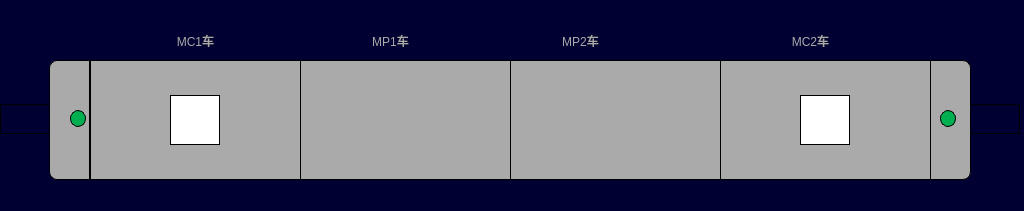
<?xml version="1.0" encoding="UTF-8"?>
<ui version="4.0">
 <class>VehicleAirCompressorPage</class>
 <widget class="QWidget" name="VehicleAirCompressorPage">
  <property name="geometry">
   <rect>
    <x>0</x>
    <y>0</y>
    <width>1024</width>
    <height>211</height>
   </rect>
  </property>
  <property name="windowTitle">
   <string>Form</string>
  </property>
  <property name="styleSheet">
   <string notr="true">QWidget{
	background-color:rgb(0,0,50);
}

QLabel
{

font:24px,&quot;微软雅黑&quot;;
border:1px solid black;
}</string>
  </property>
  <widget class="QLabel" name="LBLM2">
   <property name="geometry">
    <rect>
     <x>720</x>
     <y>60</y>
     <width>211</width>
     <height>120</height>
    </rect>
   </property>
   <property name="styleSheet">
    <string notr="true">background-color:rgb(170,170,170);</string>
   </property>
   <property name="text">
    <string/>
   </property>
  </widget>
  <widget class="QLabel" name="LBLMP1">
   <property name="geometry">
    <rect>
     <x>300</x>
     <y>60</y>
     <width>211</width>
     <height>120</height>
    </rect>
   </property>
   <property name="styleSheet">
    <string notr="true">background-color:rgb(170,170,170);</string>
   </property>
   <property name="text">
    <string/>
   </property>
  </widget>
  <widget class="QLabel" name="LBLTC1">
   <property name="geometry">
    <rect>
     <x>90</x>
     <y>60</y>
     <width>211</width>
     <height>120</height>
    </rect>
   </property>
   <property name="styleSheet">
    <string notr="true">background-color:rgb(170,170,170);</string>
   </property>
   <property name="text">
    <string/>
   </property>
  </widget>
  <widget class="QLabel" name="LBLM1">
   <property name="geometry">
    <rect>
     <x>510</x>
     <y>60</y>
     <width>211</width>
     <height>120</height>
    </rect>
   </property>
   <property name="styleSheet">
    <string notr="true">background-color:rgb(170,170,170);</string>
   </property>
   <property name="text">
    <string/>
   </property>
  </widget>
  <widget class="QLabel" name="lbl_airCompressor1">
   <property name="geometry">
    <rect>
     <x>170</x>
     <y>95</y>
     <width>50</width>
     <height>50</height>
    </rect>
   </property>
   <property name="styleSheet">
    <string notr="true">background-color: rgb(255, 255, 255);</string>
   </property>
   <property name="text">
    <string/>
   </property>
  </widget>
  <widget class="QLabel" name="lbl_airCompressor2">
   <property name="geometry">
    <rect>
     <x>800</x>
     <y>95</y>
     <width>50</width>
     <height>50</height>
    </rect>
   </property>
   <property name="styleSheet">
    <string notr="true">background-color: rgb(255, 255, 255);</string>
   </property>
   <property name="text">
    <string/>
   </property>
  </widget>
  <widget class="QLabel" name="lbl_metroNum4">
   <property name="geometry">
    <rect>
     <x>775</x>
     <y>25</y>
     <width>71</width>
     <height>31</height>
    </rect>
   </property>
   <property name="styleSheet">
    <string notr="true">color: rgb(170, 170, 170);
font:20px,&quot;微软雅黑&quot;;
border:0px,black</string>
   </property>
   <property name="text">
    <string>MC2车</string>
   </property>
   <property name="alignment">
    <set>Qt::AlignCenter</set>
   </property>
  </widget>
  <widget class="QLabel" name="lbl_metroNum1">
   <property name="geometry">
    <rect>
     <x>160</x>
     <y>25</y>
     <width>71</width>
     <height>31</height>
    </rect>
   </property>
   <property name="styleSheet">
    <string notr="true">color: rgb(170, 170, 170);
font:20px,&quot;微软雅黑&quot;;
border:0px,black</string>
   </property>
   <property name="text">
    <string>MC1车</string>
   </property>
   <property name="alignment">
    <set>Qt::AlignCenter</set>
   </property>
  </widget>
  <widget class="QLabel" name="lbl_metroNum3">
   <property name="geometry">
    <rect>
     <x>545</x>
     <y>25</y>
     <width>71</width>
     <height>31</height>
    </rect>
   </property>
   <property name="styleSheet">
    <string notr="true">color: rgb(170, 170, 170);
font:20px,&quot;微软雅黑&quot;;
border:0px,black</string>
   </property>
   <property name="text">
    <string>MP2车</string>
   </property>
   <property name="alignment">
    <set>Qt::AlignCenter</set>
   </property>
  </widget>
  <widget class="QLabel" name="lbl_metroNum2">
   <property name="geometry">
    <rect>
     <x>355</x>
     <y>25</y>
     <width>71</width>
     <height>31</height>
    </rect>
   </property>
   <property name="styleSheet">
    <string notr="true">color: rgb(170, 170, 170);
font:20px,&quot;微软雅黑&quot;;
border:0px,black</string>
   </property>
   <property name="text">
    <string>MP1车</string>
   </property>
   <property name="alignment">
    <set>Qt::AlignCenter</set>
   </property>
  </widget>
  <widget class="QLabel" name="lbl_cab2_direction">
   <property name="geometry">
    <rect>
     <x>970</x>
     <y>104</y>
     <width>50</width>
     <height>30</height>
    </rect>
   </property>
   <property name="styleSheet">
    <string notr="true">border-image: url(:/images/image/arrowright.png);</string>
   </property>
   <property name="text">
    <string/>
   </property>
  </widget>
  <widget class="QLabel" name="lbl_cab2_active">
   <property name="geometry">
    <rect>
     <x>940</x>
     <y>110</y>
     <width>16</width>
     <height>17</height>
    </rect>
   </property>
   <property name="styleSheet">
    <string notr="true">background-color: rgb(0, 176, 80);
border-radius:8px;</string>
   </property>
   <property name="text">
    <string/>
   </property>
  </widget>
  <widget class="QLabel" name="lbl_cab1_direction">
   <property name="geometry">
    <rect>
     <x>0</x>
     <y>104</y>
     <width>50</width>
     <height>30</height>
    </rect>
   </property>
   <property name="styleSheet">
    <string notr="true">border-image: url(:/images/image/arrowleft.png);</string>
   </property>
   <property name="text">
    <string/>
   </property>
  </widget>
  <widget class="QLabel" name="lbl_cab1_active">
   <property name="geometry">
    <rect>
     <x>70</x>
     <y>110</y>
     <width>16</width>
     <height>17</height>
    </rect>
   </property>
   <property name="styleSheet">
    <string notr="true">background-color: rgb(0, 176, 80);
border-radius:8px;</string>
   </property>
   <property name="text">
    <string/>
   </property>
  </widget>
  <widget class="QLabel" name="label">
   <property name="geometry">
    <rect>
     <x>49</x>
     <y>60</y>
     <width>41</width>
     <height>120</height>
    </rect>
   </property>
   <property name="styleSheet">
    <string notr="true">background-color:rgb(170,170,170);
border-top-left-radius:8px;
border-bottom-left-radius:8px;</string>
   </property>
   <property name="text">
    <string/>
   </property>
  </widget>
  <widget class="QLabel" name="label_2">
   <property name="geometry">
    <rect>
     <x>930</x>
     <y>60</y>
     <width>41</width>
     <height>120</height>
    </rect>
   </property>
   <property name="styleSheet">
    <string notr="true">background-color:rgb(170,170,170);
border-top-right-radius:8px;
border-bottom-right-radius:8px;</string>
   </property>
   <property name="text">
    <string/>
   </property>
  </widget>
  <zorder>label</zorder>
  <zorder>label_2</zorder>
  <zorder>LBLM2</zorder>
  <zorder>LBLMP1</zorder>
  <zorder>LBLTC1</zorder>
  <zorder>LBLM1</zorder>
  <zorder>lbl_airCompressor1</zorder>
  <zorder>lbl_airCompressor2</zorder>
  <zorder>lbl_metroNum4</zorder>
  <zorder>lbl_metroNum1</zorder>
  <zorder>lbl_metroNum3</zorder>
  <zorder>lbl_metroNum2</zorder>
  <zorder>lbl_cab2_direction</zorder>
  <zorder>lbl_cab2_active</zorder>
  <zorder>lbl_cab1_direction</zorder>
  <zorder>lbl_cab1_active</zorder>
 </widget>
 <resources/>
 <connections/>
</ui>
